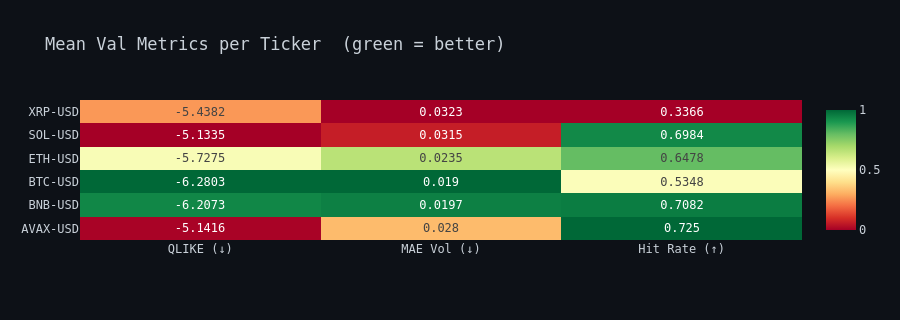

Write notebook code for a chart like this one.
### Markdown cell above
### 6.2 Validation Metrics Heatmap

### Code cell
metrics = ['qlike', 'mae_vol', 'hit_rate']
metric_labels = ['QLIKE (↓)', 'MAE Vol (↓)', 'Hit Rate (↑)']

mean_df = cv_df.groupby('ticker')[metrics].mean()

# Normalise for display: good direction → green
# QLIKE & MAE: lower is better → invert
# Hit rate: higher is better
norm = mean_df.copy()
for col in ['qlike', 'mae_vol']:
    col_range = norm[col].max() - norm[col].min()
    norm[col] = 1 - (norm[col] - norm[col].min()) / (col_range + 1e-12)
for col in ['hit_rate']:
    col_range = norm[col].max() - norm[col].min()
    norm[col] = (norm[col] - norm[col].min()) / (col_range + 1e-12)

fig = go.Figure(data=go.Heatmap(
    z=norm.values,
    x=metric_labels,
    y=norm.index.tolist(),
    text=mean_df.values.round(4),
    texttemplate='%{text}',
    colorscale='RdYlGn',
    zmin=0, zmax=1,
    showscale=True,
))
fig.update_layout(
    title='Mean Val Metrics per Ticker  (green = better)',
    height=320,
    **DARK,
)
fig.show()

### Figure 1 — Plotly figure (JSON) as saved in the notebook; plotly's stock layout.template omitted (floating-point values rounded to 4 significant figures)
{"data": [{"colorscale": [[0, "rgb(165,0,38)"], [0.1, "rgb(215,48,39)"], [0.2, "rgb(244,109,67)"], [0.3, "rgb(253,174,97)"], [0.4, "rgb(254,224,139)"], [0.5, "rgb(255,255,191)"], [0.6, "rgb(217,239,139)"], [0.7, "rgb(166,217,106)"], [0.8, "rgb(102,189,99)"], [0.9, "rgb(26,152,80)"], [1, "rgb(0,104,55)"]], "showscale": true, "text": [[-5.142, 0.028, 0.725], [-6.207, 0.0197, 0.7082], [-6.28, 0.019, 0.5348], [-5.728, 0.0235, 0.6478], [-5.133, 0.0315, 0.6984], [-5.438, 0.0323, 0.3366]], "texttemplate": "%{text}", "type": "heatmap", "x": ["QLIKE (↓)", "MAE Vol (↓)", "Hit Rate (↑)"], "y": ["AVAX-USD", "BNB-USD", "BTC-USD", "ETH-USD", "SOL-USD", "XRP-USD"], "z": [[0.007046, 0.3264, 1.0], [0.9363, 0.9497, 0.9567], [1.0, 1.0, 0.5103], [0.5179, 0.6607, 0.8012], [8.721e-13, 0.06339, 0.9315], [0.2657, 7.511e-11, 0.0]], "zmax": 1, "zmin": 0}], "layout": {"font": {"color": "#c9d1d9", "family": "monospace"}, "height": 320, "paper_bgcolor": "#0d1117", "plot_bgcolor": "#0d1117", "title": {"text": "Mean Val Metrics per Ticker  (green = better)"}}}
